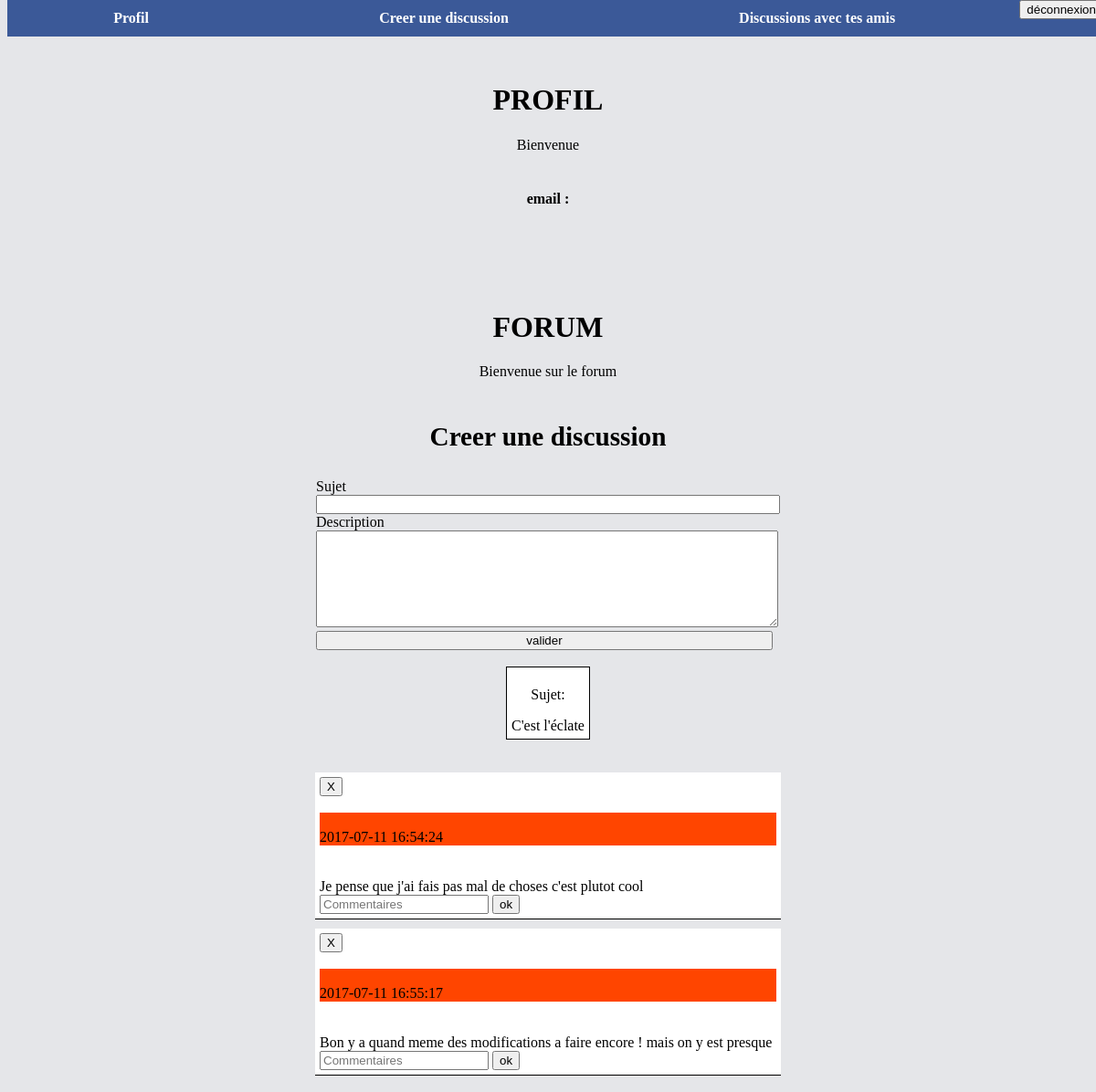
/index.php?page=profil&commentaire=succes&, run on an earlier commit of the app's database.
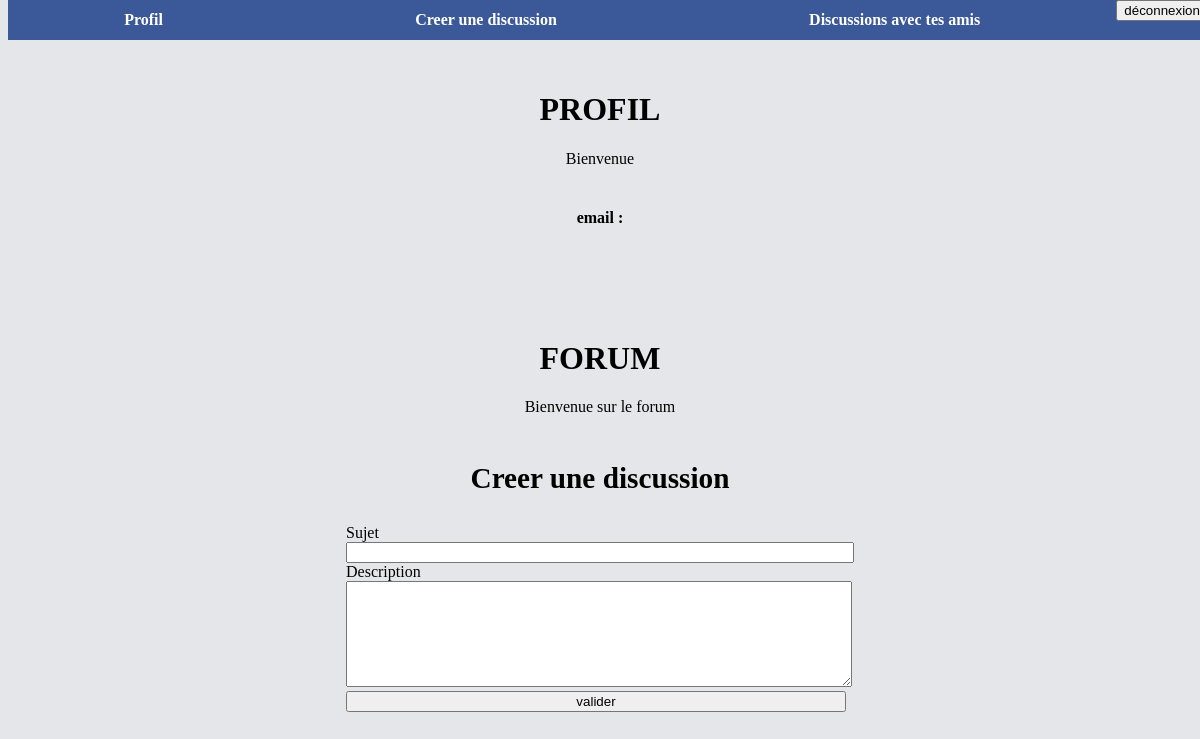
And on a later commit of the database.
### tables this page shows
CREATE TABLE `forums` (
  `id` int(11) NOT NULL AUTO_INCREMENT,
  `question` varchar(200) DEFAULT NULL,
  `textes` mediumtext,
  `username` varchar(200) DEFAULT NULL,
  `datecreate` varchar(200) DEFAULT NULL,
  PRIMARY KEY (`id`)
);

### model/fonctions.php (called while the page is built, shortened)
<?php
function getconnexion(){
    $connexion = new PDO('mysql:host=localhost;dbname=forum;charset=UTF8','root','root');
    $connexion->setAttribute(PDO::ATTR_ERRMODE, PDO::ERRMODE_EXCEPTION);
    $connexion->setAttribute(PDO::ATTR_EMULATE_PREPARES, false);
    return $connexion;
}
function getforums(){
  $connexion = getconnexion();
$object = $connexion->prepare('SELECT * FROM forums');
 $object->execute(array());
$forums = $object->fetchAll(PDO::FETCH_ASSOC);
return $forums;
 }
  ?>

### views/profil.php (the view, shortened to what this page needs)
<!DOCTYPE html>
<html lang="en">
<head>
    <link rel="stylesheet" href="views/styles.css">
    <section class="barre">
     <a id="Profil" href="index.php?page=profil"> Profil </a>
         <a id="Creer une discussion " href="index.php?page=profil"> Creer une discussion  </a>
          <a id="mesdiscut" href="index.php?page=discut&#valide"> Discussions avec tes amis </a>
           <form action="service/servicedeco.php" method="post">
              <input type="submit" value="déconnexion" id="ok" />
            </form>
     </section>
     <h1 id="profil"> PROFIL  </h1>
     <p> Bienvenue
<section id="infoprofil">
<h4> email : </h4> <br> <?php echo $user['email']; ?>
</section>
    <h1 id="tforum"> FORUM </h1>
    <p> Bienvenue sur le forum </p>
    <div id="bouton">
         <h3>  Creer une discussion  </h2>
    </div>
<session id= "formuforum">
       <form   action="service/servicevraiforum.php"  method="post">
    <label> Sujet  </label> <br>
    <input id="question" type="text" name="question"/> <br>
    <label> Description </label><br>
    <textarea id="textes" type="text" name="textes">
  </textarea> <br>
      <input type="submit" value="valider" />
    </form>
</session>
<session id="forumstyle">
 <?php if (!empty($forums)):
  ?>
        <?php
 echo"<br>";
  echo "<section id='styletitre'>";
  echo"<p> Sujet: </p>";
       $forums= getforums();
       foreach($forums as $result){
                 echo($result["textes"]);
                echo"<br>";
            echo"</section>";
      }
 echo"<br>";
        foreach($forums as $result){
            echo "<section id='styledes'>";
            echo" <form   action='service/servicesupprimer.php'  method='post'>";
                echo" <input  type='submit' value='X' id='ok' />";
              echo"</form>";
                echo"<br>";
                echo "<div id='username'>";
                echo"<br>";
                echo($result["datecreate"]);
                echo"</div>";
                echo"<br>";
                echo"<br>";
                echo($result["question"]);
                echo"<br>";
                echo" <form   action='service/servicecommentaire.php'  method='post'>";
                echo" <input  type='texte' name='commentaire' placeholder='Commentaires' />";
                    echo" <input  type='submit' value='ok'/>";
                     echo"<br>";
              echo"</form>";
             echo"</section>";
       }
  ?>
  <?php endif; ?>
</session>
</head>
<body>

What changed in the data, as far as the page shows it:
removed forums: textes "C'est l'éclate", datecreate "2017-07-11 16:54:24", question "Je pense que j'ai fais pas mal de choses c'est plutot cool"
removed forums: datecreate "2017-07-11 16:55:17", question "Bon y a quand meme des modifications a faire encore ! mais on y est presque"
Also different on the page:
text no longer shown: "Sujet:"
